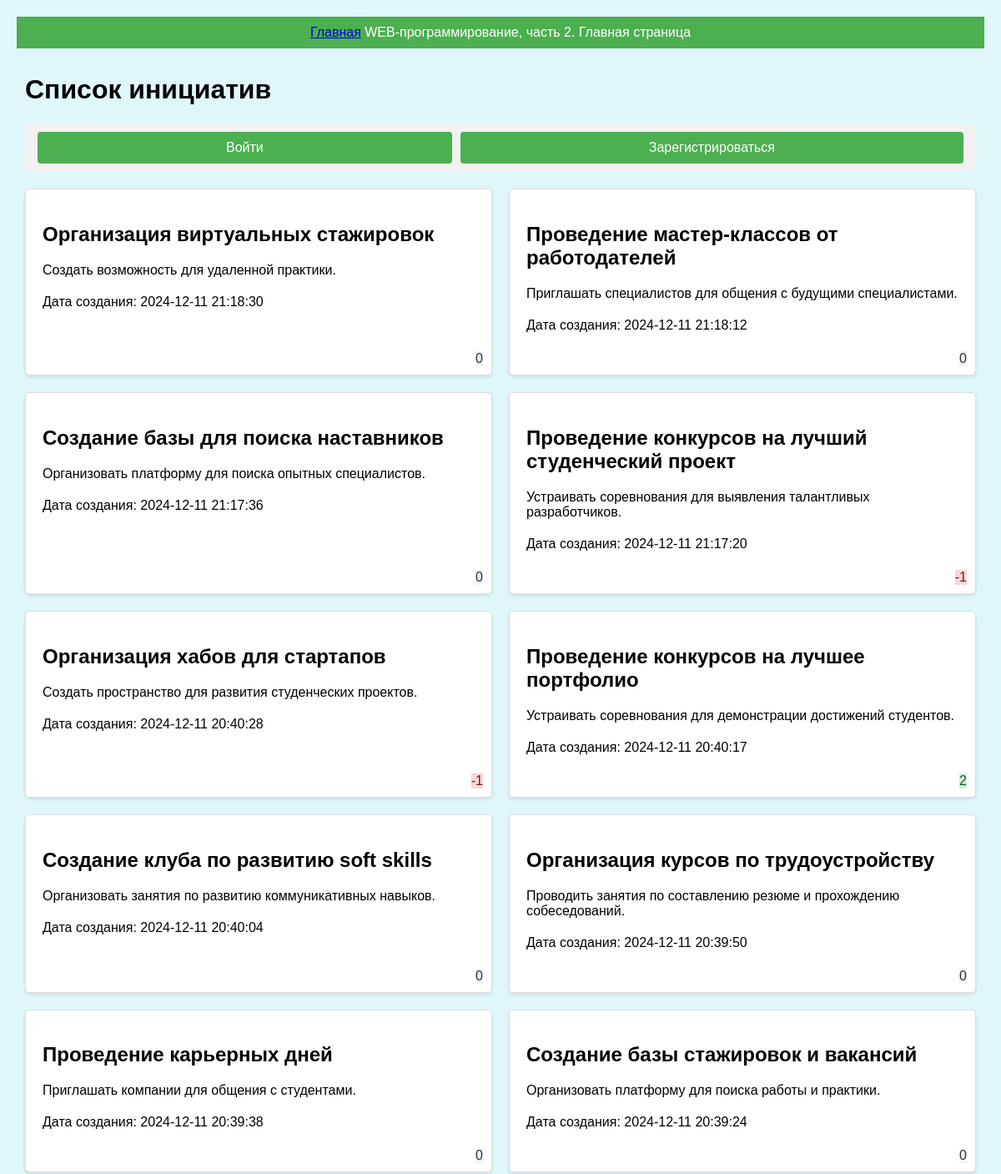
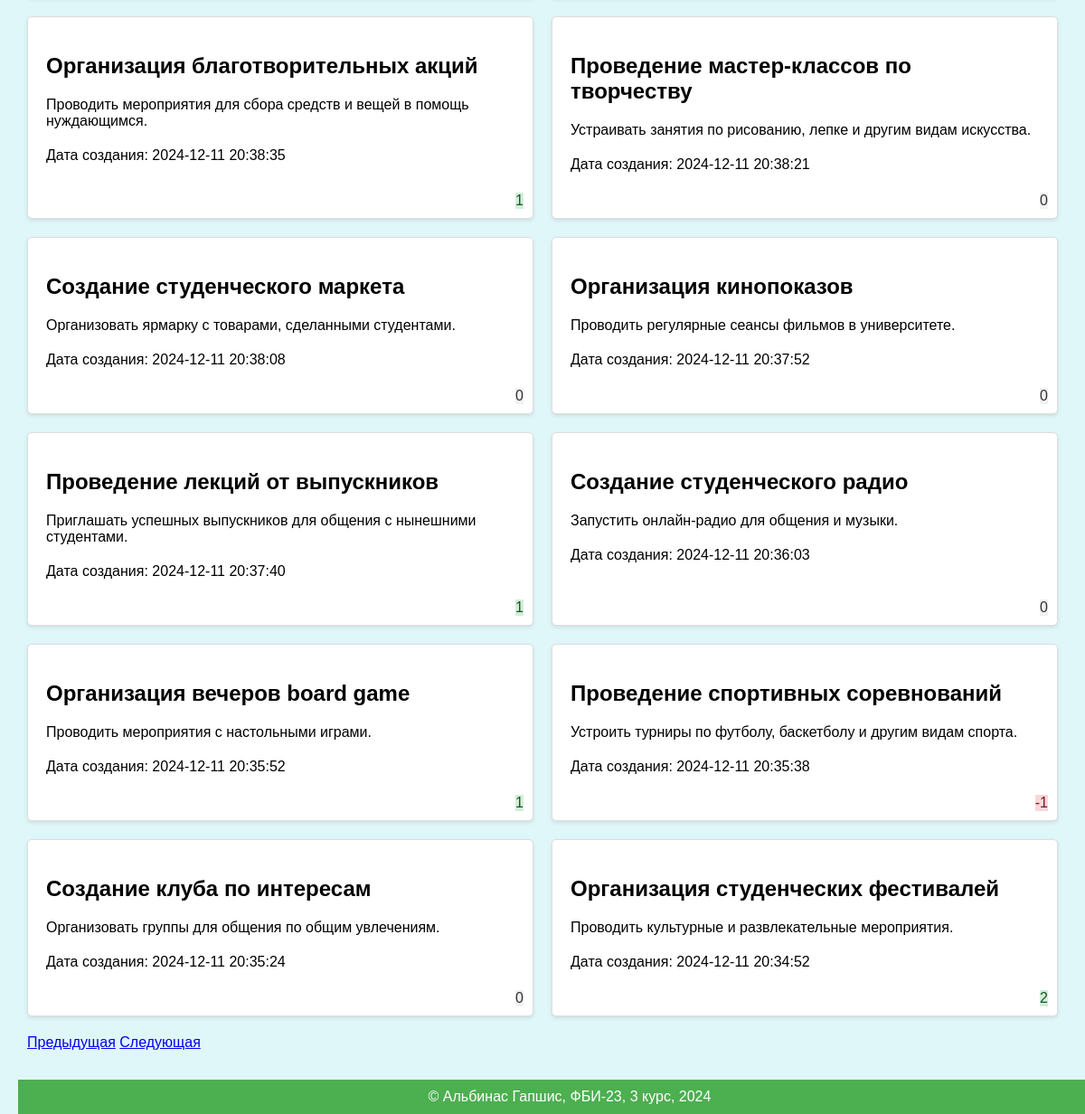
/?page=4, run on the app's committed database (2 pictures, top to bottom).
### models.py (models this page shows, shortened)
class Initiative(db.Model):
    id = db.Column(db.Integer, primary_key=True)
    title = db.Column(db.String(100), nullable=False)
    content = db.Column(db.Text, nullable=False)
    date_created = db.Column(db.DateTime, default=datetime.utcnow)
    user_id = db.Column(db.Integer, db.ForeignKey('user.id'), nullable=False)
    votes = db.relationship('Vote', backref='initiative', lazy=True)
    @property
    def current_rating(self):
        return sum(vote.vote_value for vote in self.votes)
    @property
    def local_date_created(self):
        local_tz = pytz.timezone('Asia/Novosibirsk')
        local_time = self.date_created.replace(tzinfo=pytz.utc).astimezone(local_tz)
        return local_time.strftime('%Y-%m-%d %H:%M:%S')

class Vote(db.Model):
    __tablename__ = 'vote'
    id = db.Column(db.Integer, primary_key=True)
    user_id = db.Column(db.Integer, db.ForeignKey('user.id'), nullable=False)
    initiative_id = db.Column(db.Integer, db.ForeignKey('initiative.id'), nullable=False)
    vote_value = db.Column(db.Integer, nullable=False)

### app.py (the view)
@app.route('/')
def index():
    page = request.args.get('page', 1, type=int)
    initiatives = Initiative.query.order_by(Initiative.date_created.desc()).paginate(page=page, per_page=20)
    return render_template('index.html', initiatives=initiatives)

### templates/index.html (shortened to what this page needs)
{% extends "base.html" %}
{% block lab %}
    Главная страница
{% endblock %}
{% block main %}
    <h1>Список инициатив</h1>
    <div class="button-container">
        {% if 'user_id' in session %}
            <a href="{{ url_for('create_initiative') }}" class="button">Создать инициативу</a>
            <a href="{{ url_for('logout') }}" class="button">Выйти</a>
        {% else %}
            <a href="{{ url_for('login') }}" class="button">Войти</a>
            <a href="{{ url_for('register') }}" class="button">Зарегистрироваться</a>
        {% endif %}
    </div>
    <div class="initiative-block">
        {% for initiative in initiatives.items %}
            <div class="initiative-item">
                <h2>{{ initiative.title }}</h2>
                <p>{{ initiative.content }}</p>
                <p>Дата создания: {{ initiative.local_date_created }}</p>
                <span class="rating {% if initiative.current_rating > 0 %}positive{% elif initiative.current_rating < 0 %}negative{% else %}neutral{% endif %}">
                </span>
                <span class="rating {% if initiative.current_rating > 0 %}positive{% elif initiative.current_rating < 0 %}negative{% else %}neutral{% endif %}">
                    {{ initiative.current_rating }}
                </span>
            </div>
        {% endfor %}
    </div>
    <div class="pagination">
        {% if initiatives.has_prev %}
            <a href="{{ url_for('index', page=initiatives.prev_num) }}">Предыдущая</a>
        {% endif %}
        {% if initiatives.has_next %}
            <a href="{{ url_for('index', page=initiatives.next_num) }}">Следующая</a>
        {% endif %}
    </div>
{% endblock %}

### static/main.css (style rules this page uses)
body { font-family: Arial, sans-serif; margin: 0; padding: 20px; background-color: #e0f7fa; }
.initiative-block { display: flex; flex-wrap: wrap; gap: 20px; margin-bottom: 20px; }
.initiative-item { background-color: #fff; border: 1px solid #ddd; border-radius: 5px; padding: 20px; width: calc(33.333% - 13.333px); box-shadow: 0 2px 4px rgba(0, 0, 0, 0.1); box-sizing: border-box; }
.initiative-item { background-color: #fff; border: 1px solid #ddd; border-radius: 5px; padding: 20px; width: calc(50% - 10px); box-shadow: 0 2px 4px rgba(0, 0, 0, 0.1); box-sizing: border-box; position: relative; padding-bottom: 60px; }
.initiative-item p { margin-bottom: 10px; }
.initiative-item { position: relative; padding-bottom: 40px; }
.rating { position: absolute; bottom: 10px; right: 10px; margin: 0; }
.rating.positive { background-color: #d4edda; color: #155724; }
.rating.negative { background-color: #f8d7da; color: #721c24; }
.rating.neutral { background-color: #f1f1f1; color: #333; }
.button-container { display: flex; justify-content: space-between; background-color: #f1f1f1; padding: 10px; border-radius: 5px; margin-bottom: 20px; }
.button { background-color: #4CAF50; color: white; padding: 10px 20px; border: none; border-radius: 4px; cursor: pointer; text-decoration: none; text-align: center; flex-grow: 1; margin: 0 5px; }
p { margin-top: 20px; }

### data on the page
Initiative: title "Организация виртуальных стажировок", content "Создать возможность для удаленной практики.", local_date_created "2024-12-11 21:18:30", current_rating "0"
Initiative: title "Проведение мастер-классов от работодателей", content "Приглашать специалистов для общения с будущими специалистами.", local_date_created "2024-12-11 21:18:12", current_rating "0"
Initiative: title "Создание базы для поиска наставников", content "Организовать платформу для поиска опытных специалистов.", local_date_created "2024-12-11 21:17:36", current_rating "0"
Initiative: title "Проведение конкурсов на лучший студенческий проект", content "Устраивать соревнования для выявления талантливых разработчиков.", local_date_created "2024-12-11 21:17:20", current_rating "-1"
Initiative: title "Организация хабов для стартапов", content "Создать пространство для развития студенческих проектов.", local_date_created "2024-12-11 20:40:28", current_rating "-1"
Initiative: title "Проведение конкурсов на лучшее портфолио", content "Устраивать соревнования для демонстрации достижений студентов.", local_date_created "2024-12-11 20:40:17", current_rating "2"
Initiative: title "Создание клуба по развитию soft skills", content "Организовать занятия по развитию коммуникативных навыков.", local_date_created "2024-12-11 20:40:04", current_rating "0"
Initiative: title "Организация курсов по трудоустройству", content "Проводить занятия по составлению резюме и прохождению собеседований.", local_date_created "2024-12-11 20:39:50", current_rating "0"
Initiative: title "Проведение карьерных дней", content "Приглашать компании для общения с студентами.", local_date_created "2024-12-11 20:39:38", current_rating "0"
Initiative: title "Создание базы стажировок и вакансий", content "Организовать платформу для поиска работы и практики.", local_date_created "2024-12-11 20:39:24", current_rating "0"
Initiative: title "Организация благотворительных акций", content "Проводить мероприятия для сбора средств и вещей в помощь нуждающимся.", local_date_created "2024-12-11 20:38:35", current_rating "1"
Initiative: title "Проведение мастер-классов по творчеству", content "Устраивать занятия по рисованию, лепке и другим видам искусства.", local_date_created "2024-12-11 20:38:21", current_rating "0"
Initiative: title "Создание студенческого маркета", content "Организовать ярмарку с товарами, сделанными студентами.", local_date_created "2024-12-11 20:38:08", current_rating "0"
Initiative: title "Организация кинопоказов", content "Проводить регулярные сеансы фильмов в университете.", local_date_created "2024-12-11 20:37:52", current_rating "0"
Initiative: title "Проведение лекций от выпускников", content "Приглашать успешных выпускников для общения с нынешними студентами.", local_date_created "2024-12-11 20:37:40", current_rating "1"
Initiative: title "Создание студенческого радио", content "Запустить онлайн-радио для общения и музыки.", local_date_created "2024-12-11 20:36:03", current_rating "0"
Initiative: title "Организация вечеров board game", content "Проводить мероприятия с настольными играми.", local_date_created "2024-12-11 20:35:52", current_rating "1"
Initiative: title "Проведение спортивных соревнований", content "Устроить турниры по футболу, баскетболу и другим видам спорта.", local_date_created "2024-12-11 20:35:38", current_rating "-1"
Initiative: title "Создание клуба по интересам", content "Организовать группы для общения по общим увлечениям.", local_date_created "2024-12-11 20:35:24", current_rating "0"
Initiative: title "Организация студенческих фестивалей", content "Проводить культурные и развлекательные мероприятия.", local_date_created "2024-12-11 20:34:52", current_rating "2"
